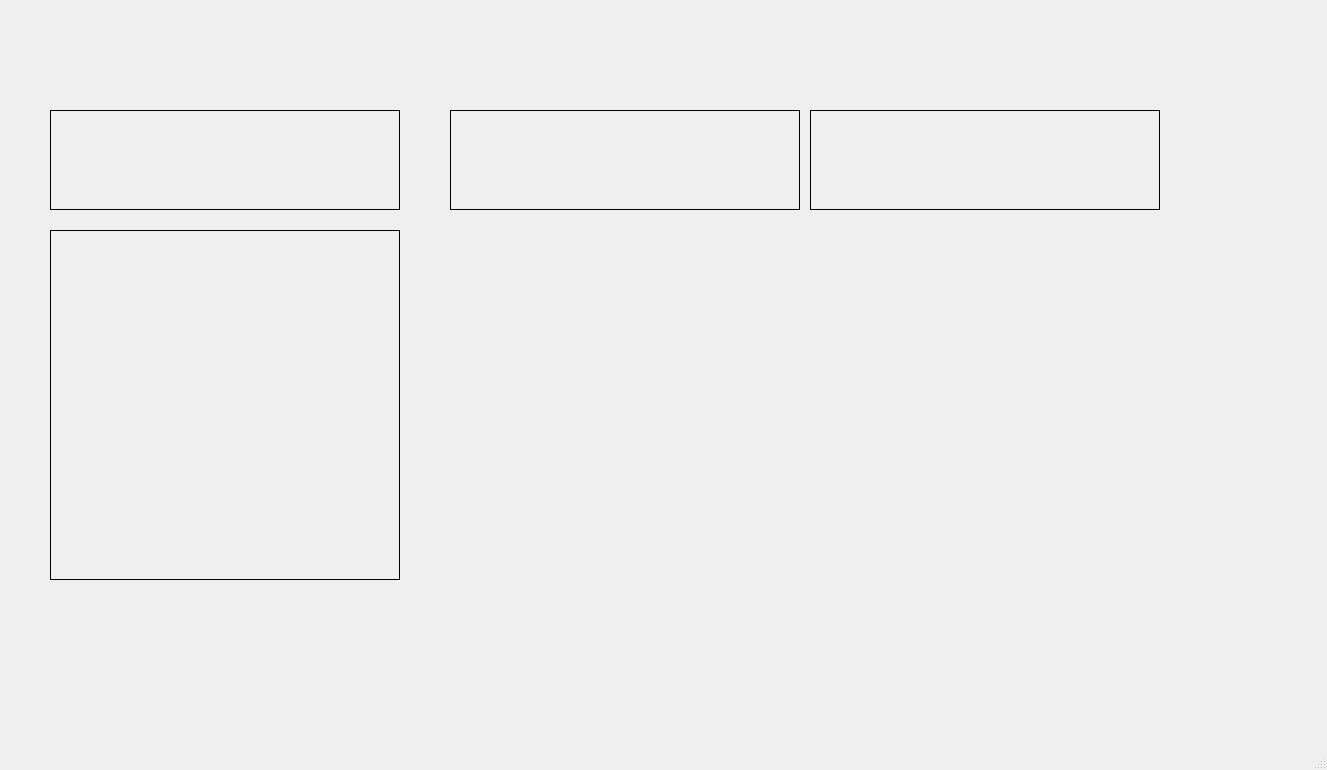
<?xml version="1.0" encoding="UTF-8"?>
<ui version="4.0">
 <class>MainWindow</class>
 <widget class="QMainWindow" name="MainWindow">
  <property name="geometry">
   <rect>
    <x>0</x>
    <y>0</y>
    <width>1327</width>
    <height>770</height>
   </rect>
  </property>
  <property name="windowTitle">
   <string>MainWindow</string>
  </property>
  <widget class="QWidget" name="centralwidget">
   <widget class="QPushButton" name="open">
    <property name="geometry">
     <rect>
      <x>1360</x>
      <y>120</y>
      <width>121</width>
      <height>51</height>
     </rect>
    </property>
    <property name="font">
     <font>
      <pointsize>15</pointsize>
     </font>
    </property>
    <property name="text">
     <string>Open</string>
    </property>
   </widget>
   <widget class="QPushButton" name="Global">
    <property name="geometry">
     <rect>
      <x>1360</x>
      <y>200</y>
      <width>121</width>
      <height>41</height>
     </rect>
    </property>
    <property name="font">
     <font>
      <pointsize>15</pointsize>
     </font>
    </property>
    <property name="text">
     <string>Global</string>
    </property>
   </widget>
   <widget class="QPushButton" name="Ostu">
    <property name="geometry">
     <rect>
      <x>1360</x>
      <y>270</y>
      <width>121</width>
      <height>41</height>
     </rect>
    </property>
    <property name="font">
     <font>
      <pointsize>15</pointsize>
     </font>
    </property>
    <property name="text">
     <string>Ostu</string>
    </property>
   </widget>
   <widget class="QLabel" name="p3">
    <property name="geometry">
     <rect>
      <x>810</x>
      <y>230</y>
      <width>350</width>
      <height>350</height>
     </rect>
    </property>
    <property name="minimumSize">
     <size>
      <width>350</width>
      <height>350</height>
     </size>
    </property>
    <property name="maximumSize">
     <size>
      <width>350</width>
      <height>350</height>
     </size>
    </property>
    <property name="frameShape">
     <enum>QFrame::NoFrame</enum>
    </property>
    <property name="text">
     <string/>
    </property>
   </widget>
   <widget class="QLabel" name="p2">
    <property name="geometry">
     <rect>
      <x>450</x>
      <y>230</y>
      <width>350</width>
      <height>350</height>
     </rect>
    </property>
    <property name="minimumSize">
     <size>
      <width>350</width>
      <height>350</height>
     </size>
    </property>
    <property name="maximumSize">
     <size>
      <width>350</width>
      <height>350</height>
     </size>
    </property>
    <property name="frameShape">
     <enum>QFrame::NoFrame</enum>
    </property>
    <property name="text">
     <string/>
    </property>
   </widget>
   <widget class="QLabel" name="l3">
    <property name="geometry">
     <rect>
      <x>810</x>
      <y>110</y>
      <width>350</width>
      <height>100</height>
     </rect>
    </property>
    <property name="minimumSize">
     <size>
      <width>350</width>
      <height>100</height>
     </size>
    </property>
    <property name="maximumSize">
     <size>
      <width>350</width>
      <height>100</height>
     </size>
    </property>
    <property name="font">
     <font>
      <pointsize>15</pointsize>
     </font>
    </property>
    <property name="frameShape">
     <enum>QFrame::Box</enum>
    </property>
    <property name="text">
     <string/>
    </property>
    <property name="alignment">
     <set>Qt::AlignCenter</set>
    </property>
   </widget>
   <widget class="QLabel" name="l2">
    <property name="geometry">
     <rect>
      <x>450</x>
      <y>110</y>
      <width>350</width>
      <height>100</height>
     </rect>
    </property>
    <property name="minimumSize">
     <size>
      <width>350</width>
      <height>100</height>
     </size>
    </property>
    <property name="maximumSize">
     <size>
      <width>350</width>
      <height>300</height>
     </size>
    </property>
    <property name="font">
     <font>
      <pointsize>15</pointsize>
     </font>
    </property>
    <property name="frameShape">
     <enum>QFrame::Box</enum>
    </property>
    <property name="text">
     <string/>
    </property>
    <property name="alignment">
     <set>Qt::AlignCenter</set>
    </property>
   </widget>
   <widget class="QLabel" name="p1">
    <property name="geometry">
     <rect>
      <x>50</x>
      <y>230</y>
      <width>350</width>
      <height>350</height>
     </rect>
    </property>
    <property name="minimumSize">
     <size>
      <width>350</width>
      <height>350</height>
     </size>
    </property>
    <property name="maximumSize">
     <size>
      <width>350</width>
      <height>350</height>
     </size>
    </property>
    <property name="frameShape">
     <enum>QFrame::Box</enum>
    </property>
    <property name="text">
     <string/>
    </property>
   </widget>
   <widget class="QLabel" name="l1">
    <property name="geometry">
     <rect>
      <x>50</x>
      <y>110</y>
      <width>350</width>
      <height>100</height>
     </rect>
    </property>
    <property name="minimumSize">
     <size>
      <width>350</width>
      <height>100</height>
     </size>
    </property>
    <property name="maximumSize">
     <size>
      <width>350</width>
      <height>100</height>
     </size>
    </property>
    <property name="font">
     <font>
      <pointsize>15</pointsize>
     </font>
    </property>
    <property name="frameShape">
     <enum>QFrame::Box</enum>
    </property>
    <property name="text">
     <string/>
    </property>
    <property name="alignment">
     <set>Qt::AlignCenter</set>
    </property>
   </widget>
  </widget>
  <widget class="QStatusBar" name="statusbar"/>
 </widget>
 <resources/>
 <connections/>
</ui>
